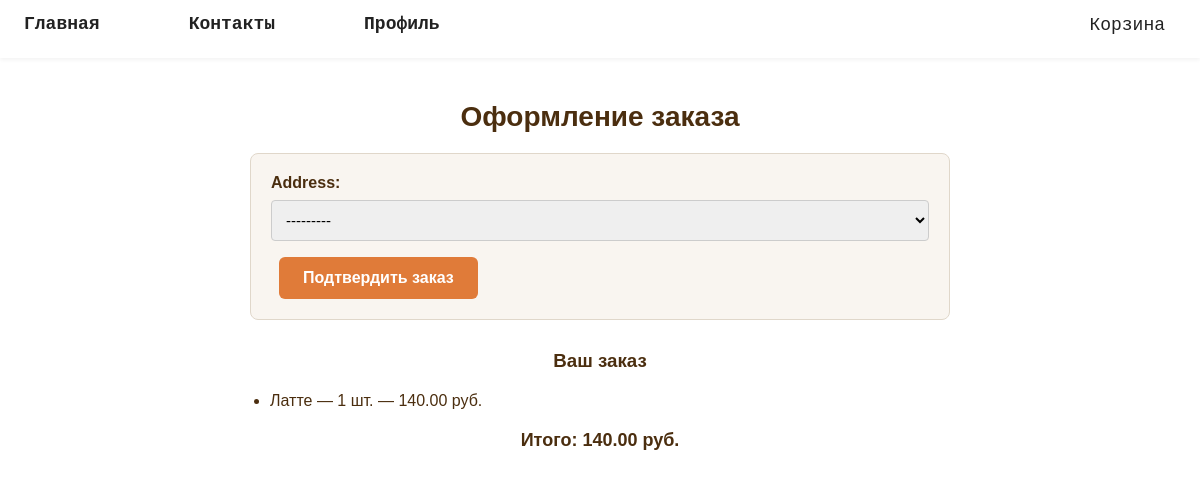
/orders/order/ (signed in), run on an earlier commit of the app's database.
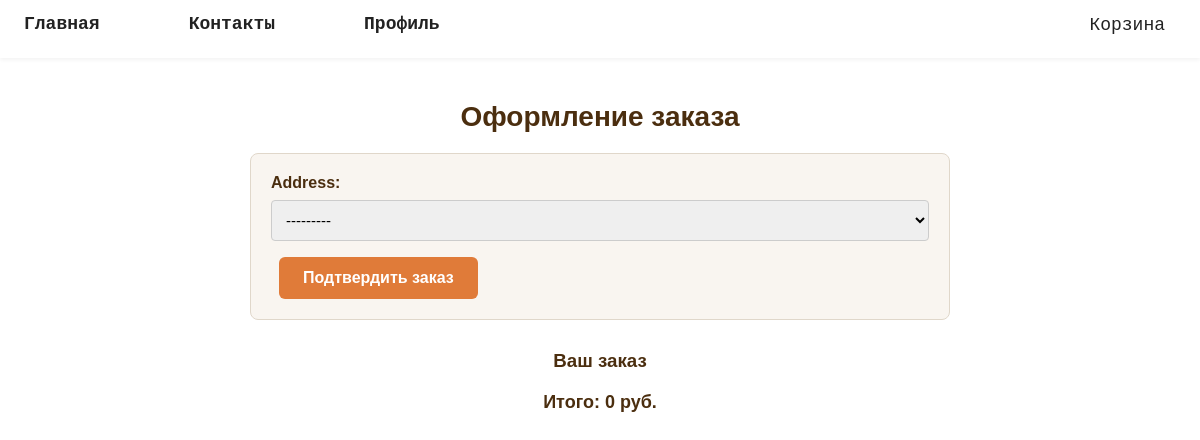
And on a later commit of the database.
### cart/models.py (models this page shows, shortened)
class CartItem(models.Model):
    cart = models.ForeignKey(Cart, on_delete=models.CASCADE, related_name="items")
    product = models.ForeignKey(Product, on_delete=models.CASCADE)
    price = models.DecimalField(max_digits=10, decimal_places=2)
    quantity = models.PositiveIntegerField(default=1)
    def total_price(self):
        return self.quantity * self.price

class Cart(models.Model):
    user = models.OneToOneField(settings.AUTH_USER_MODEL, on_delete=models.CASCADE, related_name='cart')
    def total_price(self):
        return sum(item.total_price() for item in self.items.all())

### main/models.py (models this page shows, shortened)
class Product(models.Model):
    name = models.CharField(max_length=70)
    price = models.DecimalField(max_digits=10, decimal_places=2)
    description = models.TextField(max_length=120)
    category = models.ForeignKey(Category, on_delete=models.CASCADE)
    image = models.ImageField(upload_to='products/', blank=True, null=True)
    class Meta:
        verbose_name = 'Продукт'
        verbose_name_plural = 'Продукты'

### order/views.py (the view)
# urls.py: path('order/', views.order_create, name='order')
@login_required
def order_create(request):
    cart_manager = CartManager(request.user)
    cart = cart_manager.cart
    if request.method == 'POST':
        form = OrderCreateForm(request.POST, user=request.user)
        if form.is_valid():
            order = form.save(commit=False)
            order.user = request.user
            order.total_price = cart.total_price()
            order.save()
            for item in cart.items.all():
                OrderItems.objects.create(
                    order=order,
                    product=item.product,
                    quantity=item.quantity,
                    price=item.product.price,
                )
            cart_manager.clear()
            return redirect("main" )
    else:
        form = OrderCreateForm(request.POST or None, user=request.user)
    return render(request, 'order/create.html', {'cart': cart, 'form': form})

### order/forms.py
class OrderCreateForm(forms.ModelForm):
    class Meta:
        model = Order
        fields = ["address"]
    def __init__(self, *args, **kwargs):
        user = kwargs.pop('user', None)
        super().__init__(*args, **kwargs)
        if user is not None:
            self.fields['address'].queryset = Addresses.objects.filter(user=user)

### accounts/models.py (called while the page is built)
    def __str__(self):
        return self.street

### templates/order/create.html (shortened to what this page needs)
{% extends "_base.html" %}
{% block content %}
<div class="order-page">
  <h2>Оформление заказа</h2>
  <form method="post">
      {{ form }}
      <button type="submit">Подтвердить заказ</button>
  </form>
  <h3>Ваш заказ</h3>
  <ul>
      {% for item in cart.items.all %}
      <li>{{ item.product.name }} — {{ item.quantity }} шт. — {{ item.product.price }} руб.</li>
      {% endfor %}
  </ul>
  <strong>Итого: {{ cart.total_price }} руб.</strong>
</div>
{% endblock %}

What changed in the data, as far as the page shows it:
removed CartItem: product.name "Латте", quantity "1", product.price "140.00"
computed for Cart: total_price "140.00" → "0"
